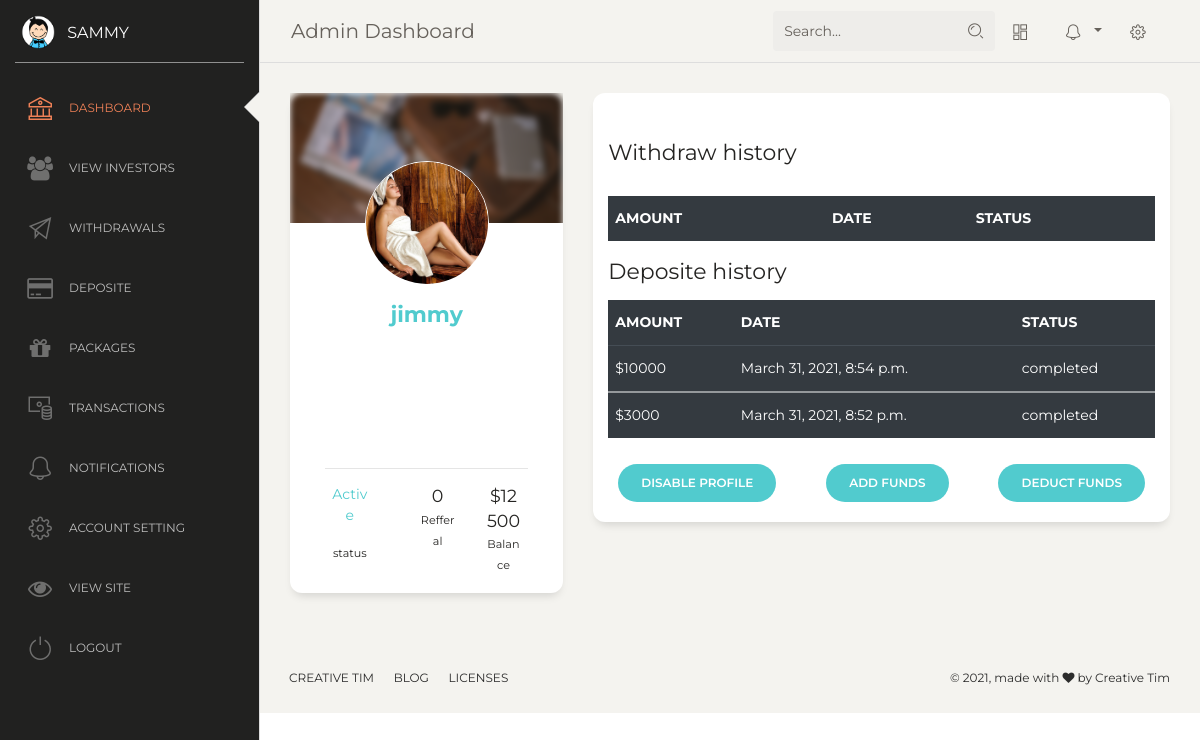
Page /super/admin/users/h3exyg-jimmy/detail/ (signed in) on the committed database.
### panel/models.py (models this page shows, shortened)
class Investors(AbstractBaseUser):
	email       = models.EmailField(verbose_name='email', max_length=60, unique=True )
	username    = models.CharField(max_length=30, unique=True)
	full_name    = models.CharField(max_length=30 ,blank=True, null= True)
	date_joined = models.DateTimeField(verbose_name='date joined', auto_now_add=True)
	last_login  = models.DateTimeField(verbose_name='last login', auto_now=True)
	is_admin    = models.BooleanField(default=False)
	is_staff    = models.BooleanField(default=False)
	is_active   = models.BooleanField(default=True)
	is_superuser = models.BooleanField(default=False)
	profile_image = models.ImageField(blank=True, null=True, default='logo-small.png', upload_to='profile')
	phone = models.CharField(max_length=60, blank=True, null=True)
	wallet_id = models.CharField(max_length=60, blank=True, null=True)
	ref_code = models.CharField(max_length=60, blank=True, null=True, unique=True)
	refferal = models.IntegerField(default=0)
	balance = models.IntegerField(default=0)
	package = models.ForeignKey('Packages', on_delete  = models.CASCADE,blank=True,null=True)
	USERNAME_FIELD = 'email'
	REQUIRED_FIELDS = ['username']
	objects = MyAccountManager()
	class Meta:
			ordering = ['-date_joined']

class Deposite(models.Model):
	STATUS = (
		("pending","pending"),
		("completed","completed"),
		("decline","decline"),
	)
	Investor = models.ForeignKey('Investors', on_delete  = models.CASCADE)
	date = models.DateTimeField(auto_now_add=True)
	amount = models.IntegerField()
	trans_id = models.CharField(max_length=100,blank=True,null=True)
	status = models.CharField(max_length=15, choices=STATUS)
	class Meta:
			ordering = ['-date']

### panel/views.py (the view)
# urls.py: path('admin/users/<str:ref_code>/detail/', views.users_detail, name="users-detail"),
@manager_required
def users_detail(request, ref_code):
	account = Investors.objects.get(ref_code=ref_code)
	withdraw = Withdraw.objects.filter(user=account)
	deposites = Deposite.objects.filter(Investor=account)
	context = {
		"account":account,
	"withdraws": withdraw,
	"deposites": deposites
	}
	return render(request, "admin/user-detail.html",context)

### templates/admin/user-detail.html (shortened to what this page needs)
{% extends 'admin/main.html' %}
{% load static %}
{% block content %}
<div class="content">
    <div class="row">
      <div class="col-md-4">
        <div class="card card-user">
          <div class="image">
            <img style="filter: blur(3px);" src="{% static 'img/damir-bosnjak.jpg' %}" alt="...">
          </div>
          <div class="card-body">
            <div class="author">
              <a href="#">
                <img class="avatar border-gray" src="{{ account.profile_image.url }}" alt="...">
                <h5 class="title">{{ account.username }}</h5>
              </a>
            </div>
          </div>
          <div class="card-footer">
            <hr>
            <div class="button-container">
              <div class="row">
                <div class="col-lg-3 col-md-6 col-6 ml-auto">
                  {% if account.is_active %}<p class="text-primary">Active</p>{% else %}<p class="text-danger">Deactivated</p> {% endif %} <small>status</small>
                </div>
                <div class="col-lg-3 col-md-6 col-6 ml-auto">
                    <h5>{{ account.refferal }}</h5><small>Refferal</small>
                  </div>
                <div class="col-lg-3 mr-auto">
                  <h5>${{ account.balance }}</h5><small>Balance</small>
                </div>
              </div>
            </div>
          </div>
        </div>
      </div>
      <div class="col-md-8">
        <div class="card card-user">
          <div class="card-header">
            <h5 class="card-title posts">Withdraw history</h5>
          </div>
          <div class="card-body">
            <table class="table table-dark">
                <thead>
                  <tr>
                    <th scope="col">Amount</th>
                    <th scope="col">Date</th>
                    <th scope="col">Status</th>
                  </tr>
                </thead>
              </table>
              <h5 class="card-title">Deposite history</h5>
              <table class="table table-dark">
                <thead>
                  <tr>
                    <th scope="col">Amount</th>
                    <th scope="col">date</th>
                    <th scope="col">status</th>
                  </tr>
                </thead>
                {% for obj in deposites %}
                <tbody>
                  <tr>
                    <td>${{ obj.amount }}</td>
                    <td>{{ obj.date }}</td>
                    <td>{{ obj.status }}</td>
                  </tr>
                </tbody>
                {% endfor %}
              </table>
              <div class="row">
                <div class="update ml-auto mr-auto">
                  {% if account.is_active %}
                  <button  type="button"  data-toggle="modal" data-target="#exampleModalCenter" class="btn btn-primary btn-round">Disable Profile</button>
                  {% else %}
                  <button  type="button"  data-toggle="modal" data-target="#enableP" class="btn btn-primary btn-round">Enable Profile</button>
                  {% endif %}
                </div>
                <div class="update ml-auto mr-auto">
                    <button type="submit" data-toggle="modal" data-target="#Addfunds" class="btn btn-primary btn-round">Add funds </button>
                  </div>
                  <div class="update ml-auto mr-auto">
                    <button type="submit" data-toggle="modal" data-target="#DeductFunds" class="btn btn-primary btn-round">Deduct funds </button>
                  </div>
              </div>
          </div>
        </div>
      </div>
    </div>
  </div>
  <footer class="footer footer-black  footer-white ">
    <div class="container-fluid">
      <div class="row">
        <nav class="footer-nav">
          <ul>
            <li><a href="https://www.creative-tim.com" target="_blank">Creative Tim</a></li>
            <li><a href="https://www.creative-tim.com/blog" target="_blank">Blog</a></li>
            <li><a href="https://www.creative-tim.com/license" target="_blank">Licenses</a></li>
          </ul>
        </nav>
        <div class="credits ml-auto">
          <span class="copyright">
            © , made with <i class="fa fa-heart heart"></i> by Creative Tim
          </span>
        </div>
      </div>
    </div>
  </footer>
</div>
</div>
{% endblock %}

### templates/admin/main.html (shortened to what this page needs)
{% load static %}
<!DOCTYPE html>
<html lang="en">
<head>
  <link href="https://maxcdn.bootstrapcdn.com/font-awesome/latest/css/font-awesome.min.css" rel="stylesheet">
  <link href="{% static 'css/bootstrap.min.css' %}" rel="stylesheet" />
  <link href="{% static 'css/paperdas.css' %}" rel="stylesheet" />
  <link href="{% static 'demo/demo.css' %}" rel="stylesheet" />
</head>
<body class="">
  <div class="wrapper ">
    <div class="sidebar" data-color="black" data-active-color="danger">
      <div class="logo">
        <a href="#" class="simple-text logo-mini">
          <div class="logo-image-small">
            <img src="{% static 'img/logo-small.png' %}">
          </div>
        </a>
        <a href="#" class="simple-text logo-normal">
          {{ user.username }}
        </a>
      </div>
      <div class="sidebar-wrapper">
        <ul class="nav">
          <li class="active ">
            <a href="{% url 'dashboard' %}">
              <i class="nc-icon nc-bank"></i>
              <p>Dashboard</p>
            </a>
          </li>
          <li>
            <a href="{% url 'users' %}">
              <i class="fa fa-users"></i>
              <p>view investors</p>
            </a>
          </li>
          <li>
            <a href="{% url 'admin-withdraw' %}">
              <i class="nc-icon nc-send"></i>
              <p>Withdrawals</p>
            </a>
          </li>
          <li>
            <a href="{% url 'admin-deposite' %}">
              <i class="fa fa-credit-card"></i>
              <p>Deposite</p>
            </a>
          </li>
          <li>
            <a href="{% url 'admin-package' %}">
              <i class="fa fa-gift"></i>
              <p>Packages</p>
            </a>
          </li>
          <li>
            <a href="{% url 'admin-transaction' %}">
                <i class="nc-icon nc-money-coins"></i>
              <p>Transactions</p>
            </a>
          </li>
          <li>
            <a href="{% url 'message' %}">
              <i class="nc-icon nc-bell-55"></i>
              <p>Notifications</p>
            </a>
          </li>
          <li>
            <a href="#">
              <i class="nc-icon nc-settings-gear-65"></i>
              <p>Account setting</p>
            </a>
          </li>
          <li>
            <a href="{% url  'user-dashboard' %}">
              <i class="fa fa-eye" ></i>
              <p>view site</p>
            </a>
          </li>
          <li>
            <a href="{% url 'dashboard-logout' %}">
              <i class="nc-icon nc-button-power"></i>
              <p>logout</p>
            </a>
          </li>
        </ul>
      </div>
    </div>
    <div class="main-panel">
      <nav class="navbar navbar-expand-lg navbar-absolute fixed-top navbar-transparent">
        <div class="container-fluid">
          <div class="navbar-wrapper">
            <a class="navbar-brand" href="javascript:;">Admin Dashboard</a>
          </div>
          <div class="collapse navbar-collapse justify-content-end" id="navigation">
            <form>
              <div class="input-group no-border">
                <input type="text" value="" class="form-control" placeholder="Search...">
                <div class="input-group-append">
                  <div class="input-group-text">
                    <i class="nc-icon nc-zoom-split"></i>
                  </div>
                </div>
              </div>
            </form>
            <ul class="navbar-nav">
              <li class="nav-item">
                <a class="nav-link btn-magnify" href="javascript:;">
                  <i class="nc-icon nc-layout-11"></i>
                </a>
              </li>
              <li class="nav-item btn-rotate dropdown">
                <a class="nav-link dropdown-toggle" href="http://example.com" id="navbarDropdownMenuLink" data-toggle="dropdown" aria-haspopup="true" aria-expanded="false">
                  <i class="nc-icon nc-bell-55"></i>
                </a>
              </li>
              <li class="nav-item">
                <a class="nav-link btn-rotate" href="javascript:;">
                  <i class="nc-icon nc-settings-gear-65"></i>
                </a>
              </li>
            </ul>
          </div>
        </div>
      </nav>
      {% block content %} {% endblock %}
</body>
</html>

### rows in the picture
Investors: username "SAMMY"
Investors: profile_image (picture), username "jimmy", refferal "0", balance "12500"
Deposite: amount "10000", date "March 31, 2021, 8:54 p.m.", status "completed"
Deposite: amount "3000", date "March 31, 2021, 8:52 p.m.", status "completed"
